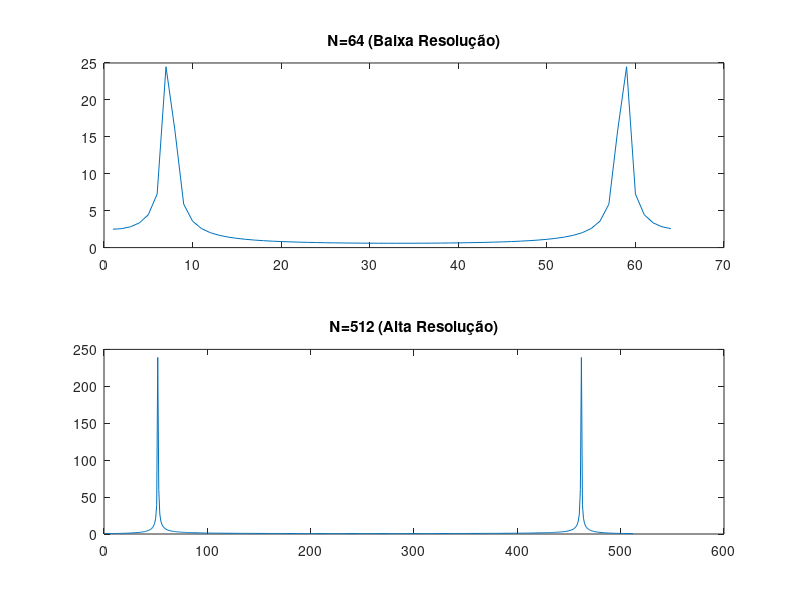

This chart was generated by the following MATLAB code:
N1 = 64; N2 = 512;
x1 = sin(2*pi*0.1*(0:N1-1)); x2 = sin(2*pi*0.1*(0:N2-1));
subplot(2,1,1); plot(abs(fft(x1))); title('N=64 (Baixa Resolução)');
subplot(2,1,2); plot(abs(fft(x2))); title('N=512 (Alta Resolução)');
